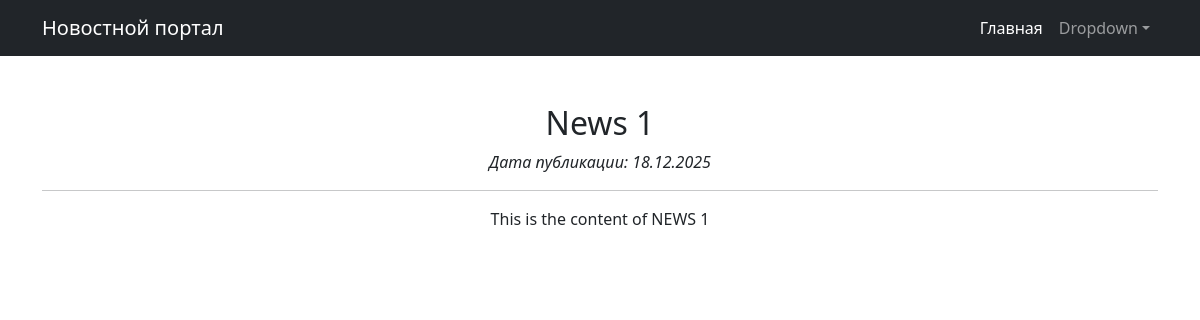
Page /2 on the earlier database version.
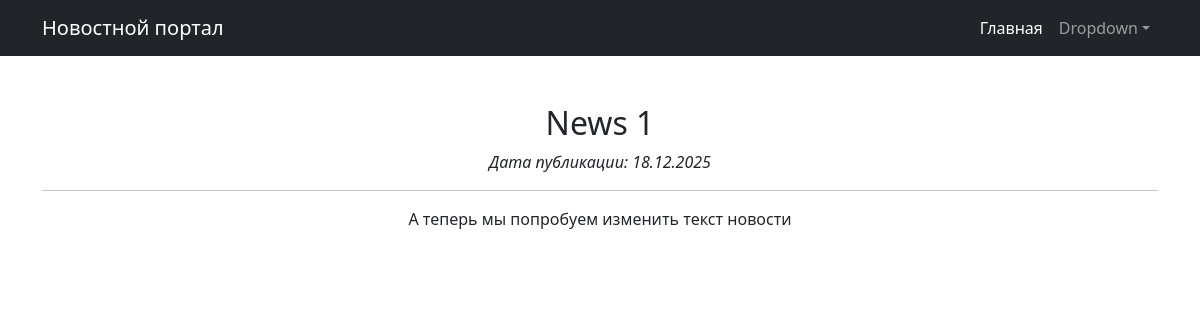
Same page on the later database version.
### news/models.py (models this page shows, shortened)
class Post(models.Model):
    news = 'N'
    article = 'A'
    TYPES = [(news, 'Новость'), (article, 'Статья')]
    type = models.CharField(max_length=1, choices=TYPES, default=news)
    time_in = models.DateTimeField(auto_now_add=True)
    title = models.CharField(max_length=255)
    text = models.TextField()
    rating = models.IntegerField(default=0)
    author = models.ForeignKey('Author', on_delete=models.CASCADE, related_name='posts')
    categories = models.ManyToManyField('Category', through='PostCategory')

### news/views.py (the view)
# urls.py: path('<int:pk>', PostDetail.as_view(), name='post_detail'),
class PostDetail(DetailView):
    model = Post
    template_name = 'news/post.html'
    context_object_name = 'post'

### news/templatetags/custom_filters.py (called while the page is built)
@register.filter()
def censor(value):
    if not isinstance(value, str):
        return value
    text = value
    for word in BAD_WORDS:
        if word.lower() in text.lower():
            replacement = word[0] + '*' * (len(word) - 1)
            text = text.replace(word, replacement)
    return text

### news/templates/news/post.html (shortened to what this page needs)
{% extends 'default.html' %}
{% load custom_filters %}
{% load custom_tags %}
{% block content %}
    <h2>{{ post.title|censor }}</h2>
    <p><i>Дата публикации: {{ post.time_in|date:'d.m.Y' }}</i></p>
    <hr>
    <div>{{ post.text|censor }}</div>
{% endblock %}

Differences in the rows shown:
changed Post "News 1": text|censor "This is the content of NEWS 1" → "А теперь мы попробуем изменить текст новости"
